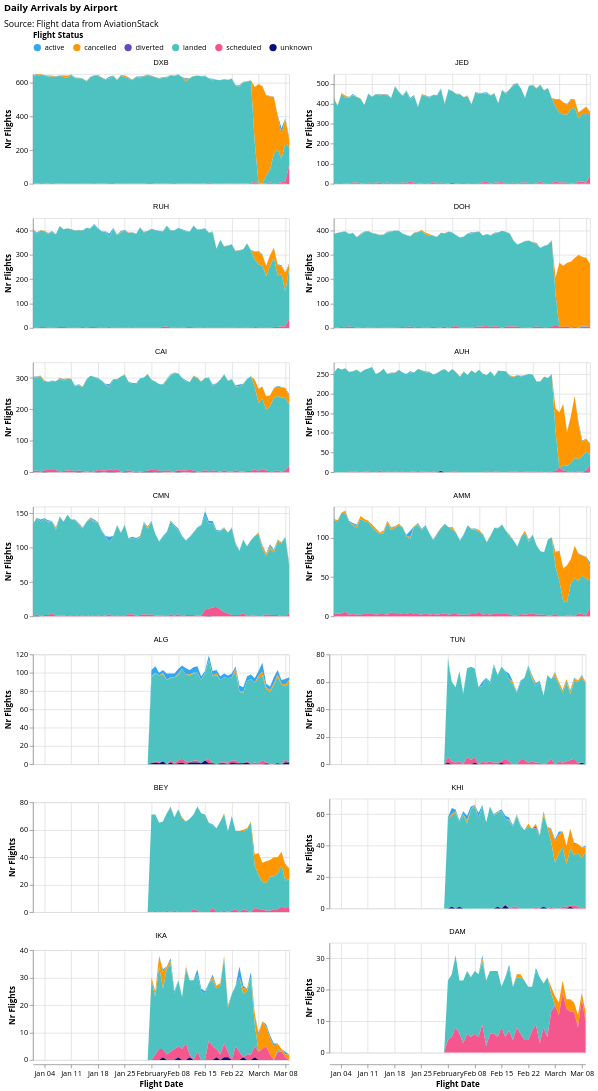

Here is the notebook cell this chart was saved with:
### Markdown cell above
### Daily Number of Flights by Flight Status

### Code cell
arrivals_exploded["flight_date"] = pd.to_datetime(arrivals_exploded["flight_date"])

df = (
    arrivals_exploded.groupby(["flight_date", "flight_status", "iata_arr"])
    .size()
    .reset_index(name="count")
)
df.to_csv('../../data/aviation/processed/arrivals_daily_airport.csv')
get_area_plot_by_airport(
    df,
    airports=airports,
    airport_col="iata_arr",
    title="Daily Arrivals by Airport",
    source_text="Source: Flight data from AviationStack",
)

### Figure 1 — Vega-Lite specification as saved in the notebook (floating-point values rounded to 4 significant figures; data arrays with more than 128 entries replaced by an {"elided": "..."} marker saying what was removed)
{"config": {"view": {"continuousWidth": 300, "continuousHeight": 300}, "axis": {"labelFont": "Open Sans", "titleFont": "Open Sans"}, "legend": {"labelFont": "Open Sans", "titleFont": "Open Sans"}, "title": {"anchor": "start", "font": "Open Sans", "subtitleFont": "Open Sans"}}, "data": {"name": "data-ebe346b2cd1b952d33eeb9147620232c"}, "facet": {"field": "iata_arr", "sort": ["DXB", "JED", "RUH", "DOH", "CAI", "AUH", "CMN", "AMM", "ALG", "TUN", "BEY", "KHI", "IKA", "DAM"], "title": null, "type": "nominal"}, "spec": {"layer": [{"mark": {"type": "area"}, "encoding": {"color": {"field": "flight_status", "legend": {"direction": "horizontal", "offset": 10, "orient": "top", "titleAnchor": "start"}, "scale": {"range": ["#34A7F2", "#FF9800", "#664AB6", "#4EC2C0", "#F3578E", "#081079", "#0C7C68", "#DDDA21"]}, "title": "Flight Status", "type": "nominal"}, "tooltip": [{"field": "flight_date", "title": "Flight Date", "type": "temporal"}, {"field": "flight_status", "title": "Status", "type": "nominal"}, {"field": "count", "title": "Flights", "type": "quantitative"}], "x": {"field": "flight_date", "title": "Flight Date", "type": "temporal"}, "y": {"field": "count", "stack": "zero", "title": "Nr Flights", "type": "quantitative"}}}], "height": 150, "width": 350}, "columns": 2, "resolve": {"scale": {"y": "independent"}}, "title": {"text": "Daily Arrivals by Airport", "subtitle": "Source: Flight data from AviationStack", "subtitlePadding": 10}, "$schema": "https://vega.github.io/schema/vega-lite/v5.20.1.json", "datasets": {"data-ebe346b2cd1b952d33eeb9147620232c": {"elided": "5032 records"}}}
